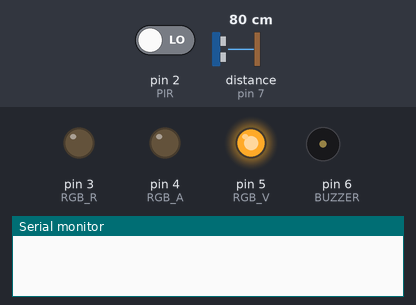
This sketch was run on a simulated Arduino Uno, built with avr-gcc and run on an emulated ATmega328P. Parts: output pins drawn as LEDs (lit = HIGH), buzzer (waves = sounding, pin HIGH), the last lines printed to the serial monitor. The test bench sets the inputs (shaded band); at power-on: pin 2 (PIR) LOW, distance to the obstacle (sensor on pin 7) 80 cm. The echo pulse lasts 58.3 µs per cm; pins used as bus, display or sensor lines are not drawn.

Above: at 2.8 s.
2.9 s: pin 2 (PIR) driven HIGH
At 4.2 s:
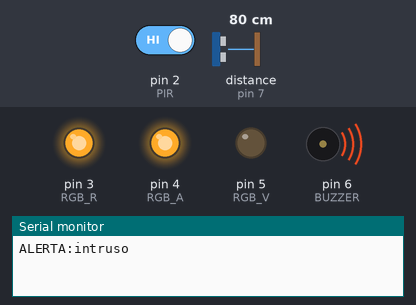
4.5 s: distance to the obstacle (sensor on pin 7) set to 96 cm
6.0 s: distance to the obstacle (sensor on pin 7) set to 102 cm
At 7.0 s:
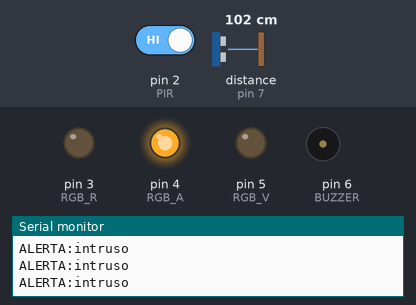
9.9 s: distance to the obstacle (sensor on pin 7) set to 2 cm
At 11.6 s:
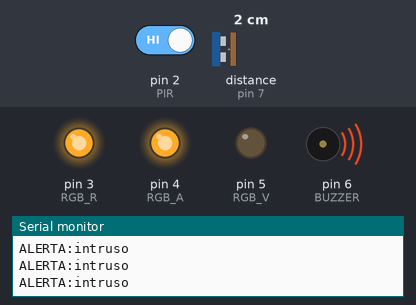
12.3 s: distance to the obstacle (sensor on pin 7) set to 120 cm
At 13.1 s:
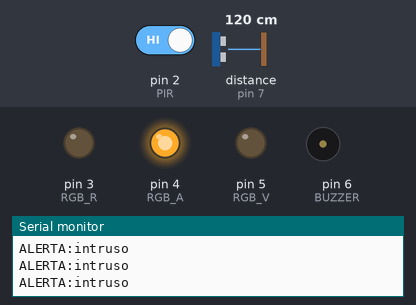
Timing chart, 0 to 17.4 s (numbered marks = the images above; inputs shaded):
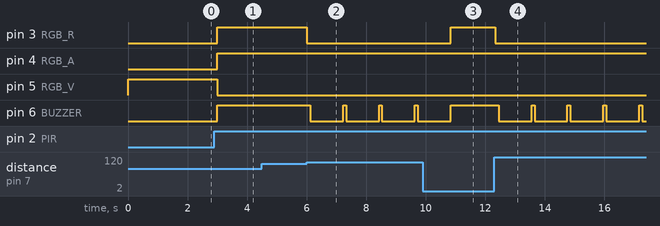

Measured:
- the behaviour switches between 98 and 99 cm on distance to the obstacle (sensor on pin 7) (found by bisection; images 1 and 2)
- after the input at 2.9 s, pin 3 (RGB_R), pin 6 (BUZZER): LOW → HIGH after 0.11 s; pin 4 (RGB_A): LOW → HIGH after 0.10 s; pin 5 (RGB_V): HIGH → LOW after 0.10 s
- after the input at 6.0 s, pin 3 (RGB_R): HIGH → LOW at once; pin 6 (BUZZER): alternates HIGH for 0.10 s and LOW for 1.1 s, starting after 0.12 s
- after the input at 9.9 s, pin 3 (RGB_R): LOW → HIGH after 0.94 s; pin 6 (BUZZER): goes on until 10.8 s, then stays HIGH
- after the input at 12.3 s, pin 3 (RGB_R): HIGH → LOW at once; pin 6 (BUZZER): alternates HIGH for 0.10 s and LOW for 1.1 s, starting after 0.15 s

The sketch:

5.ino
```cpp
#define PIR 2
#define RGB_R 3
#define RGB_A 4
#define RGB_V 5
#define TRIG 8
#define ECHO 7
#define BUZZER 6

#define MSG(a,b); Serial.print(a); Serial.println(b);

void setup() {
  pinMode(RGB_R, OUTPUT);
  pinMode(RGB_A, OUTPUT);
  pinMode(RGB_V, OUTPUT);
  pinMode(PIR, INPUT);
  pinMode(ECHO, INPUT);
  pinMode(TRIG, OUTPUT);
  pinMode(BUZZER, OUTPUT);

  Serial.begin(9600);
}

void loop() {
  bool move = digitalRead(PIR);

  digitalWrite(RGB_R, LOW);
  digitalWrite(RGB_A, LOW);
  digitalWrite(RGB_V, LOW);
  digitalWrite(BUZZER, LOW);

  if (move == HIGH) {
    MSG("ALERTA:", "intruso");
    digitalWrite(RGB_A, HIGH);

    digitalWrite(TRIG, LOW);
    delayMicroseconds(2);
    digitalWrite(TRIG, HIGH);
    delayMicroseconds(10);
    digitalWrite(TRIG, LOW);

    float tiempo = pulseIn(ECHO, HIGH);
    float distancia = tiempo / 57.6;

    if (distancia < 100.0) {
      digitalWrite(RGB_R, HIGH);
      digitalWrite(BUZZER, HIGH);
      delay(500);
    } else {
      digitalWrite(RGB_R, LOW);
      digitalWrite(BUZZER, HIGH);
      delay(100);
      digitalWrite(BUZZER, LOW);
      delay(100);
    }

  } else {
    digitalWrite(RGB_V, HIGH);
  }

  delay(1000);
}
```
